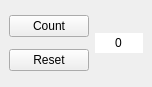
<?xml version="1.0" encoding="UTF-8"?>
<ui version="4.0">
 <class>MainWindow</class>
 <widget class="QMainWindow" name="MainWindow">
  <property name="geometry">
   <rect>
    <x>0</x>
    <y>0</y>
    <width>152</width>
    <height>87</height>
   </rect>
  </property>
  <property name="windowTitle">
   <string>MainWindow</string>
  </property>
  <widget class="QWidget" name="centralwidget">
   <layout class="QGridLayout" name="gridLayout">
    <item row="0" column="0">
     <widget class="QPushButton" name="count">
      <property name="text">
       <string>Count</string>
      </property>
     </widget>
    </item>
    <item row="1" column="0">
     <widget class="QPushButton" name="reset">
      <property name="text">
       <string>Reset</string>
      </property>
     </widget>
    </item>
    <item row="0" column="1" rowspan="2">
     <widget class="QLineEdit" name="number">
      <property name="styleSheet">
       <string notr="true"/>
      </property>
      <property name="text">
       <string>0</string>
      </property>
      <property name="frame">
       <bool>false</bool>
      </property>
      <property name="alignment">
       <set>Qt::AlignmentFlag::AlignCenter</set>
      </property>
      <property name="readOnly">
       <bool>true</bool>
      </property>
     </widget>
    </item>
   </layout>
  </widget>
 </widget>
 <resources/>
 <connections/>
</ui>
